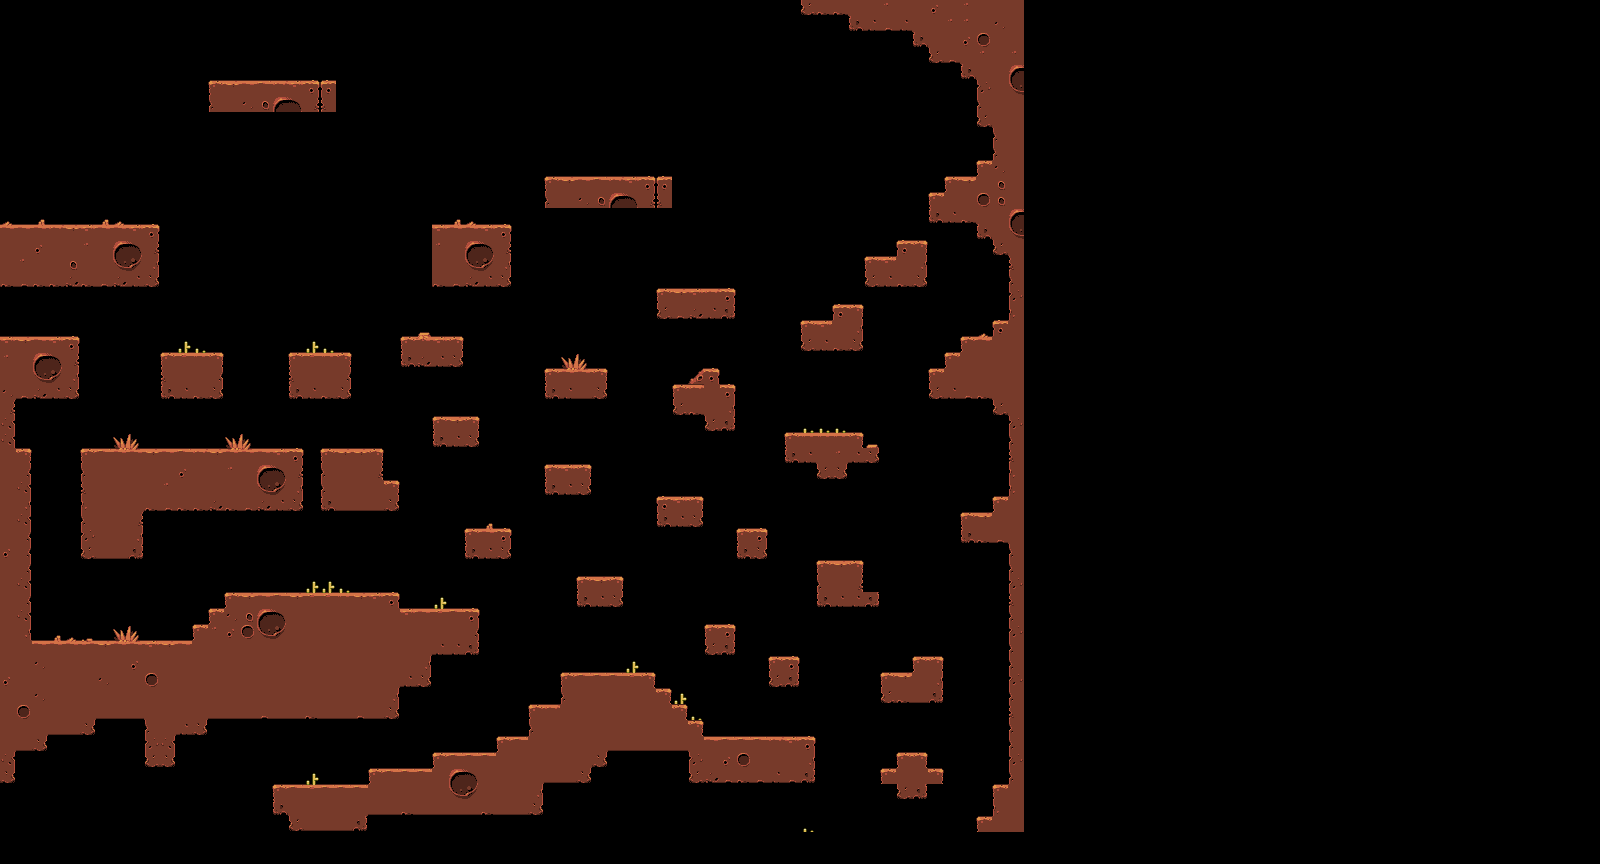

This is a level from a 2D game, rendered from its Tiled map with the project's own tilesets. A one-line summary and the map file follow, with tile-layer data summarised:
An orthogonal 100x54 tile map with 16x16 px tiles, 1 tile layer (Tile Layer 1).

<map version="1.0" orientation="orthogonal" width="100" height="54" tilewidth="16" tileheight="16">
 <tileset firstgid="1" name="tiles-1" tilewidth="16" tileheight="16">
  <image source="tiles-1.png" width="272" height="64" />
 </tileset>
 <layer name="Tile Layer 1" width="100" height="54">
  <data>[5400 cells, 906 non-empty, 53 distinct tile ids]</data>
 </layer>
</map>
